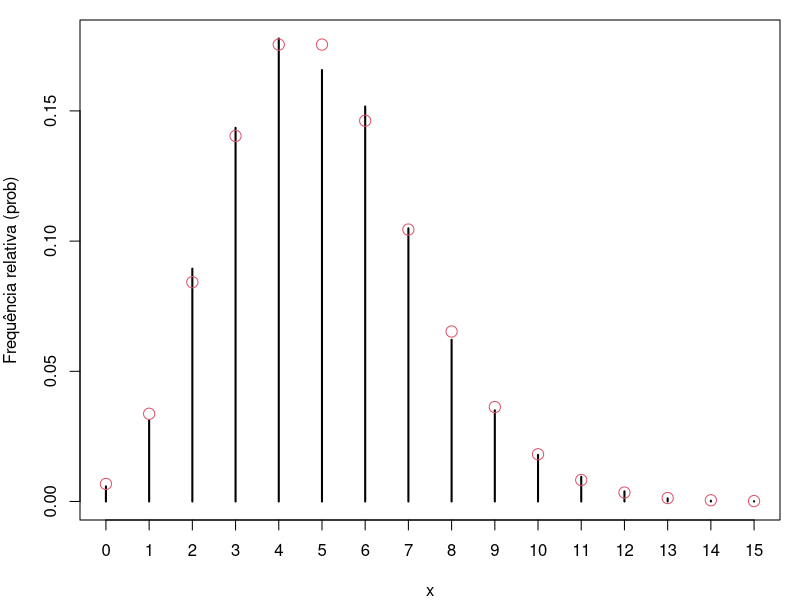

The R script that drew this image:
set.seed(20252)
library(dplyr)
library(kableExtra)
## Implementação do algoritmo para gerar um valor da Poisson
rpois_aux <- function(lambda) {
  u <- runif(1, 0, 1)
  i <- 0
  pr <- exp(-lambda)
  Fx = pr
  while (u >= Fx) {
    pr <- pr * lambda / (i + 1)
    Fx <- Fx + pr
    i <- i + 1
  }
  return(i)
}

## Replicando para n valores
rpoisson <- function(n, lambda) {
  replicate(n, expr = rpois_aux(lambda), simplify = TRUE)
}
## Gerando uma amostra
lambda <- 5
amostra <- rpoisson(10000, lambda)
## Frequencias relativas na amostra gerada e prob teorica
tab <- rbind(
  round(prop.table(table(amostra)), 3),
  round(dpois(0:max(amostra), lambda), 3)
)
colnames(tab) <- 0:max(amostra)
rownames(tab) <- c("freq", "prob")


## imprimindo a tabela formatada com as 10 primeras colunas
tab <- tab[, 1:10] %>%
  kbl(
    align = c(rep("c", 5)),
    caption = "Comparação de frequências relativas com probabilidades teóricas"
  )
tab %>%
  kable_styling(
    latex_options = "hold_position",
    bootstrap_options = c("bordered"),
    font_size = 11
  )


## Graficamente
freq_rel <- prop.table(table(amostra))
par(mar = c(4, 4, 1, 1))
plot(freq_rel, main = "", xlab = "x", ylab = "Frequência relativa (prob)")
points(0:max(amostra), dpois(0:max(amostra), lambda), col = 2, cex = 1.5)
